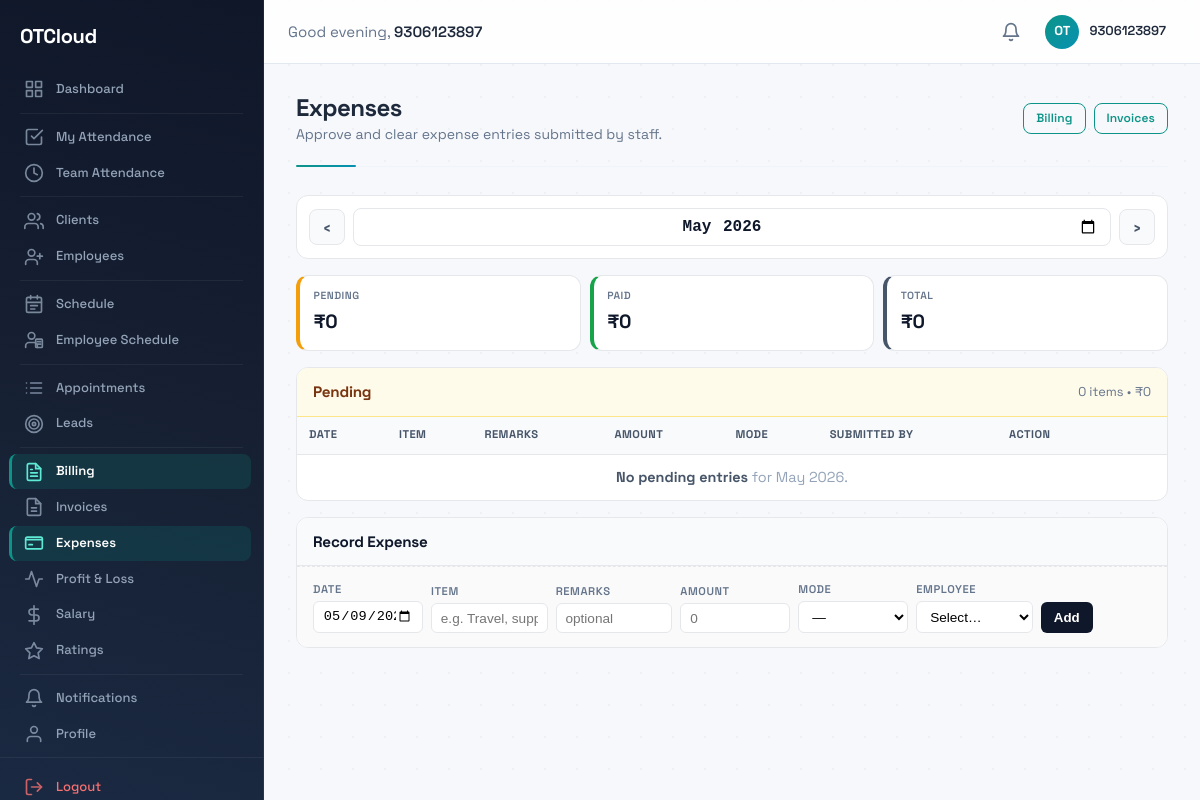
The app's page /billing/expenses/ (signed in), older data.
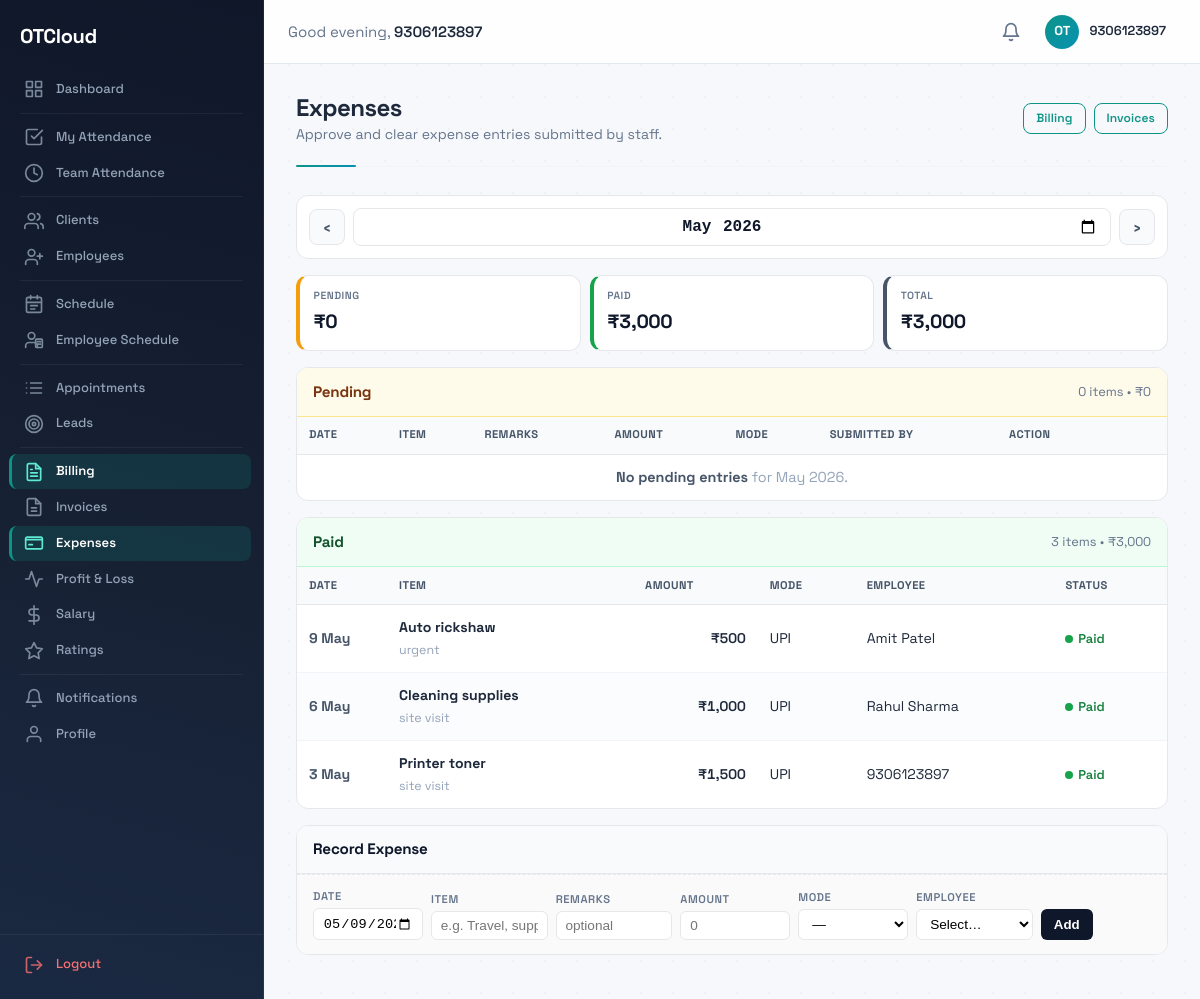
The same page, newer data.
### billing/models.py (models this page shows, shortened)
class Expense(CoreModel):
    class Category(models.TextChoices):
        EXPENSE = 'expense', 'Org Expense'
        REIMBURSEMENT = 'reimbursement', 'Reimbursement'
    class Status(models.TextChoices):
        PENDING = 'pending', 'Pending'
        APPROVED = 'approved', 'Approved'
        REIMBURSED = 'reimbursed', 'Reimbursed'
        REJECTED = 'rejected', 'Rejected'
    date = models.DateField()
    category = models.CharField(
        max_length=20, choices=Category.choices, default=Category.EXPENSE,
    )
    item = models.CharField(max_length=255)
    remarks = models.CharField(max_length=255, blank=True)
    amount = models.DecimalField(max_digits=10, decimal_places=2)
    payment_mode = models.CharField(
        max_length=15, choices=PaymentMode.choices, blank=True,
    )
    paid_to = models.CharField(
        max_length=120, blank=True,
        help_text='Vendor name (for org expenses)',
    )
    paid_to_employee = models.ForeignKey(
        settings.AUTH_USER_MODEL,
        on_delete=models.SET_NULL,
        null=True, blank=True,
        related_name='reimbursements_received',
        limit_choices_to={'role__in': ['staff', 'admin']},
        help_text='Employee being reimbursed (if reimbursement)',
    )
    paid_by = models.ForeignKey(
        settings.AUTH_USER_MODEL,
        on_delete=models.SET_NULL,
        null=True, blank=True,
        related_name='expenses_paid',
    )
    status = models.CharField(
        max_length=15, choices=Status.choices, default=Status.APPROVED,
    )
    objects = models.Manager()
    active_objects = ActiveManager()
    class Meta:
        ordering = ['-date', '-id']

### accounts/models.py (models this page shows, shortened)
class User(AbstractBaseUser, PermissionsMixin):
    class Role(models.TextChoices):
        ADMIN = 'admin', 'Admin'
        STAFF = 'staff', 'Staff'
        CLIENT = 'client', 'Client'
    mobile_number = models.CharField(max_length=15, unique=True)
    first_name = models.CharField(max_length=50, blank=True)
    last_name = models.CharField(max_length=50, blank=True)
    email = models.EmailField(blank=True)
    role = models.CharField(max_length=10, choices=Role.choices, default=Role.STAFF)
    is_verified = models.BooleanField(default=False)
    is_active = models.BooleanField(default=True)
    is_staff = models.BooleanField(default=False)
    date_joined = models.DateTimeField(auto_now_add=True)
    profile_image = models.ImageField(upload_to='profiles/', blank=True, null=True)
    objects = UserManager()
    USERNAME_FIELD = 'mobile_number'
    REQUIRED_FIELDS = []
    class Meta:
        ordering = ['-date_joined']
    def get_full_name(self):
        return f"{self.first_name} {self.last_name}".strip()
    @property
    def is_admin(self):
        return self.role == self.Role.ADMIN

### billing/views.py (the view)
# urls.py: path('expenses/', views.expense_view, name='expense_view'),
@login_required
def expense_view(request):
    from accounts.models import User
    from django.db.models import Sum
    today = date.today()
    month = _parse_month(request.GET.get('month'), first_of_month(today))
    if request.user.role == 'client':
        messages.error(request, 'No access.')
        return redirect('billing:monthly_view')
    is_admin = request.user.is_admin
    qs = ExpenseService.get_month_expenses(month)
    if not is_admin:
        qs = qs.filter(paid_to_employee=request.user)
    pending = qs.exclude(status=Expense.Status.REIMBURSED).order_by('date', 'id')
    paid = qs.filter(status=Expense.Status.REIMBURSED).order_by('-date', '-id')
    pending_total = pending.aggregate(t=Sum('amount'))['t'] or 0
    paid_total = paid.aggregate(t=Sum('amount'))['t'] or 0
    grand_total = (pending_total or 0) + (paid_total or 0)
    employees = User.objects.filter(
        role__in=['staff', 'admin'], is_active=True,
    ).order_by('first_name', 'last_name')
    return render(request, 'billing/expense_view.html', {
        'month': month,
        'month_label': month.strftime('%B %Y'),
        'prev_month': previous_month(month).isoformat()[:7],
        'next_month': next_month(month).isoformat()[:7],
        'pending_rows': pending,
        'paid_rows': paid,
        'pending_total': pending_total,
        'paid_total': paid_total,
        'grand_total': grand_total,
        'is_admin': is_admin,
        'employees': employees,
        'today_iso': today.isoformat(),
        'payment_modes': [
            ('cash', 'Cash'), ('upi', 'UPI'), ('bank', 'Bank'),
            ('card', 'Card'), ('cheque', 'Cheque'), ('other', 'Other'),
        ],
    })

### billing/services.py (called while the page is built)
def first_of_month(d):
    return date(d.year, d.month, 1)

def previous_month(d):
    if d.month == 1:
        return date(d.year - 1, 12, 1)
    return date(d.year, d.month - 1, 1)

def next_month(d):
    if d.month == 12:
        return date(d.year + 1, 1, 1)
    return date(d.year, d.month + 1, 1)

    @staticmethod
    def get_month_expenses(month, category=None):
        first = first_of_month(month)
        last = next_month(first)
        qs = (Expense.active_objects
              .filter(date__gte=first, date__lt=last)
              .select_related('paid_to_employee', 'paid_by')
              .order_by('date', 'id'))
        if category:
            qs = qs.filter(category=category)
        return qs

### billing/views.py (called while the page is built, shortened)
def _parse_month(raw, fallback=None):
    fallback = fallback or first_of_month(date.today())
    if not raw:
        return fallback

### core/models.py (called while the page is built)
    def get_queryset(self):
        return super().get_queryset().filter(is_deleted=False)

### notifications/context_processors.py (called while the page is built)
def unread_notifications_count(request):
    if request.user.is_authenticated:
        return {
            'unread_notifications_count': NotificationService.get_unread_count(request.user),
        }
    return {'unread_notifications_count': 0}

### billing/templates/billing/expense_view.html (shortened to what the changed rows need)
{% extends "base.html" %}
{% load humanize %}
{% block content %}
<div class="page-header">
  <div class="page-header-left">
    <h1 class="page-title">Expenses</h1>
  </div>
</div>
<div class="stats-row">
  <div class="stat-tile t-paid">
    <div class="stat-label">Paid</div>
    <div class="stat-value">₹{{ paid_total|floatformat:0|intcomma }}</div>
  </div>
  <div class="stat-tile t-total">
    <div class="stat-label">Total</div>
    <div class="stat-value">₹{{ grand_total|floatformat:0|intcomma }}</div>
  </div>
</div>
<div class="section-card">
  <div class="scroll-x">
    <table class="ledger">
      <thead>
        <tr>
          <th style="width:90px;">Date</th>
          <th>Item</th>
          <th>Remarks</th>
          <th class="num">Amount</th>
          <th>Mode</th>
          {% if is_admin %}<th>Submitted By</th>{% endif %}
          <th style="width:170px;">{% if is_admin %}Action{% else %}Status{% endif %}</th>
        </tr>
      </thead>
    </table>
  </div>
</div>
{% if paid_rows %}
<div class="section-card">
  <div class="section-head paid-head">
    <h3>Paid</h3>
    <span class="meta">{{ paid_rows|length }} item{{ paid_rows|length|pluralize }} • ₹{{ paid_total|floatformat:0|intcomma }}</span>
  </div>
  <div class="scroll-x">
    <table class="ledger">
      <thead>
        <tr>
          <th style="width:90px;">Date</th>
          <th>Item</th>
          <th class="num">Amount</th>
          <th>Mode</th>
          {% if is_admin %}<th>Employee</th>{% endif %}
          <th>Status</th>
        </tr>
      </thead>
      <tbody>
        {% for exp in paid_rows %}
        <tr>
          <td style="font-weight:700; color:#475569;">{{ exp.date|date:"j M" }}</td>
          <td>
            <strong>{{ exp.item }}</strong>
            {% if exp.remarks %}<div style="color:#94a3b8; font-size:0.78rem; margin-top:2px;">{{ exp.remarks }}</div>{% endif %}
          </td>
          <td class="num">₹{{ exp.amount|floatformat:0|intcomma }}</td>
          <td>{{ exp.get_payment_mode_display|default:"—" }}</td>
          {% if is_admin %}
          <td>{{ exp.paid_to_employee.get_full_name|default:exp.paid_to_employee.mobile_number|default:"—" }}</td>
          {% endif %}
          <td><span class="paid-tag">Paid</span></td>
        </tr>
        {% endfor %}
      </tbody>
    </table>
  </div>
</div>
{% endif %}
{% endblock %}

Row changes from the older to the newer data that the page shows:
added Expense: date "9 May", item "Auto rickshaw", remarks "urgent", amount "500", payment_mode "UPI", paid_to_employee.get_full_name "Amit Patel"
added Expense: date "6 May", item "Cleaning supplies", remarks "site visit", amount "1,000", payment_mode "UPI", paid_to_employee.get_full_name "Rahul Sharma"
added Expense: date "3 May", item "Printer toner", remarks "site visit", amount "1,500", payment_mode "UPI", paid_to_employee.get_full_name "9306123897"
Text that changed along with them:
{{ paid_total|floatformat:0|intcomma }}: "0" → "3,000"
{{ grand_total|floatformat:0|intcomma }}: "0" → "3,000"
{{ paid_rows|length }}: (not shown) → "3"
{{ paid_total|floatformat:0|intcomma }}: (not shown) → "3,000"
text now shown: "Paid item • ₹ DATE ITEM AMOUNT MODE EMPLOYEE STATUS"
